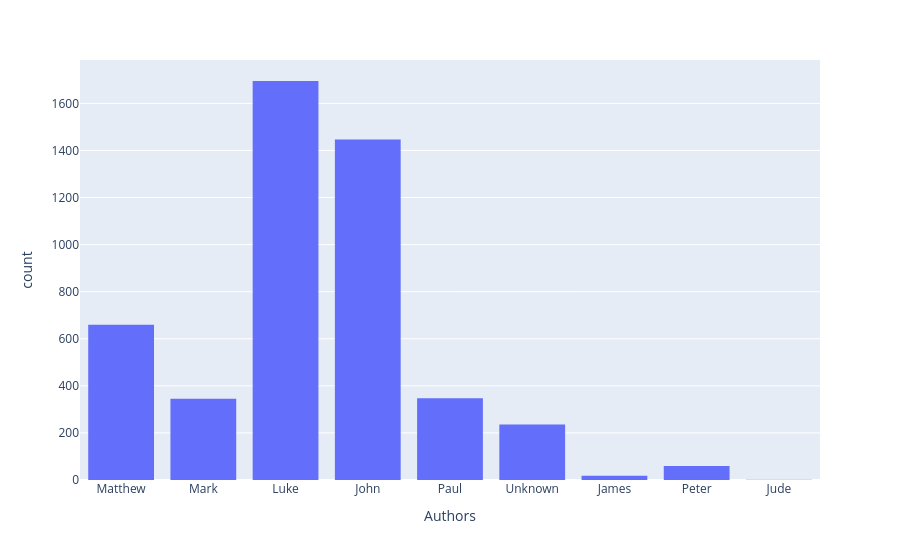

Here is the notebook cell this chart was saved with:
### Code cell
px.histogram(
    x = references2['n_start'].str[0].map(book_authors),
    labels = {'x': 'Authors'}
)

### Figure 1 — Plotly figure (JSON) as saved in the notebook; plotly's stock layout.template omitted (floating-point values rounded to 4 significant figures; data arrays with more than 128 entries replaced by an {"elided": "..."} marker saying what was removed)
{"data": [{"bingroup": "x", "hovertemplate": "Authors=%{x}<br>count=%{y}<extra></extra>", "legendgroup": "", "marker": {"color": "#636efa", "pattern": {"shape": ""}}, "name": "", "orientation": "v", "showlegend": false, "type": "histogram", "x": {"elided": "4807 str values"}, "xaxis": "x", "yaxis": "y"}], "layout": {"barmode": "relative", "legend": {"tracegroupgap": 0}, "margin": {"t": 60}, "xaxis": {"anchor": "y", "domain": [0, 1], "title": {"text": "Authors"}}, "yaxis": {"anchor": "x", "domain": [0, 1], "title": {"text": "count"}}}}
